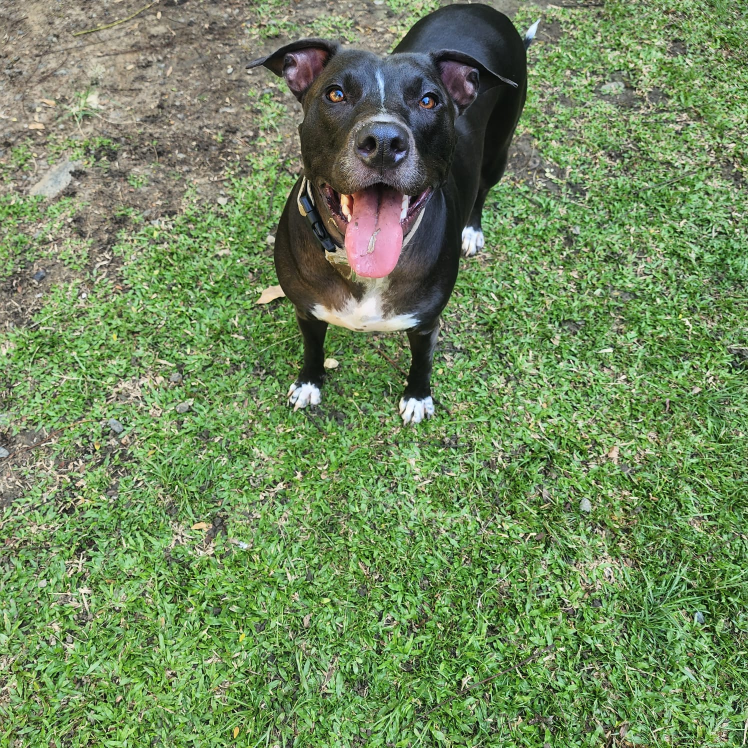
#> input picture RetoMision3/Pictures/Miya.jpeg, 1496 x 1496 px (shown at 1/2 size)
$ python imagenes2.py   (older library calls are emulated)
#> lines starting #> are read from the running program, lines starting #| are printed output that depends on the picture
import cv2
import numpy as np


# Cargar la imagen en color
color_image = cv2.imread('Pictures/Miya.jpeg')
#> color_image is the input picture: shape (1496, 1496, 3); mean B, G, R 93.5, 137.6, 113.6

# Cargar la misma imagen en escala de grises
gray_image = cv2.imread('Pictures/Miya.jpeg', cv2.IMREAD_GRAYSCALE)
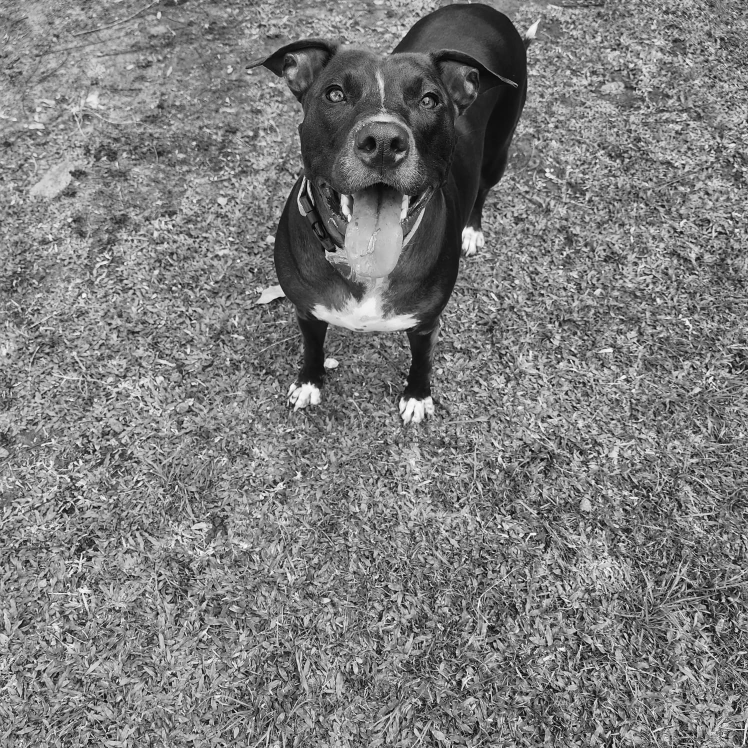
#> gray_image: shape (1496, 1496) (shown at 1/2 size); min 0, max 255, mean 125.4

# Mostrar la imagen en color
cv2.imshow('Miya - Color', color_image)

# Mostrar la imagen en escala de grises
cv2.imshow('Miya - Escala de Grises', gray_image)

# Esperar a que se presione una tecla para cerrar las ventanas
cv2.waitKey(0)
cv2.destroyAllWindows()

# Cargar la imagen original
original_image = cv2.imread('Pictures/Miya.jpeg')

# Rotar la imagen 90 grados en sentido horario
(h, w) = original_image.shape[:2]
#> h = 1496; w = 1496
center = (w // 2, h // 2)
#> center = (748, 748)
rotation_matrix = cv2.getRotationMatrix2D(center, -90, 1.0)  # Ángulo negativo para rotar en sentido horario
rotated_image = cv2.warpAffine(original_image, rotation_matrix, (w, h))
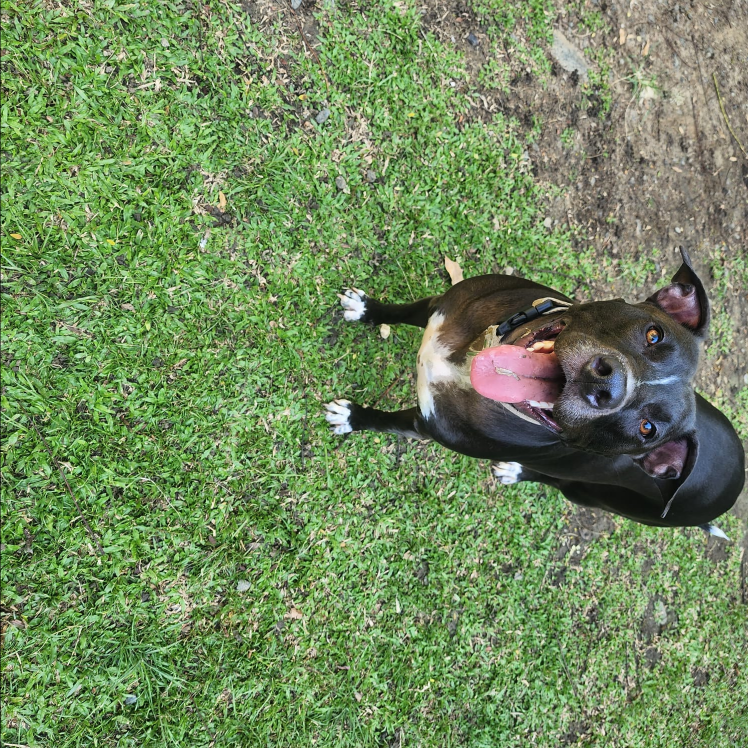
#> rotated_image: shape (1496, 1496, 3) (shown at 1/2 size); mean B, G, R 93.4, 137.5, 113.5

# Escalar la imagen al doble de su tamaño original
scaled_image = cv2.resize(original_image, (w * 2, h * 2))

# Mostrar la imagen rotada
cv2.imshow('Imagen Rotada 90°', rotated_image)

# Mostrar la imagen escalada
cv2.imshow('Imagen Escalada al Doble', scaled_image)

# Esperar a que se presione una tecla para cerrar las ventanas
cv2.waitKey(0)
cv2.destroyAllWindows()

# Cargar la imagen en escala de grises
gray_image = cv2.imread('Pictures/Miya.jpeg', cv2.IMREAD_GRAYSCALE)

# Aplicar un filtro gaussiano para suavizar la imagen
gaussian_blur = cv2.GaussianBlur(gray_image, (5, 5), 0)

# Aplicar un filtro de realce para mejorar los detalles
kernel = np.array([[-1, -1, -1],
                   [-1,  9, -1],
                   [-1, -1, -1]])
sharpened_image = cv2.filter2D(original_image, -1, kernel)
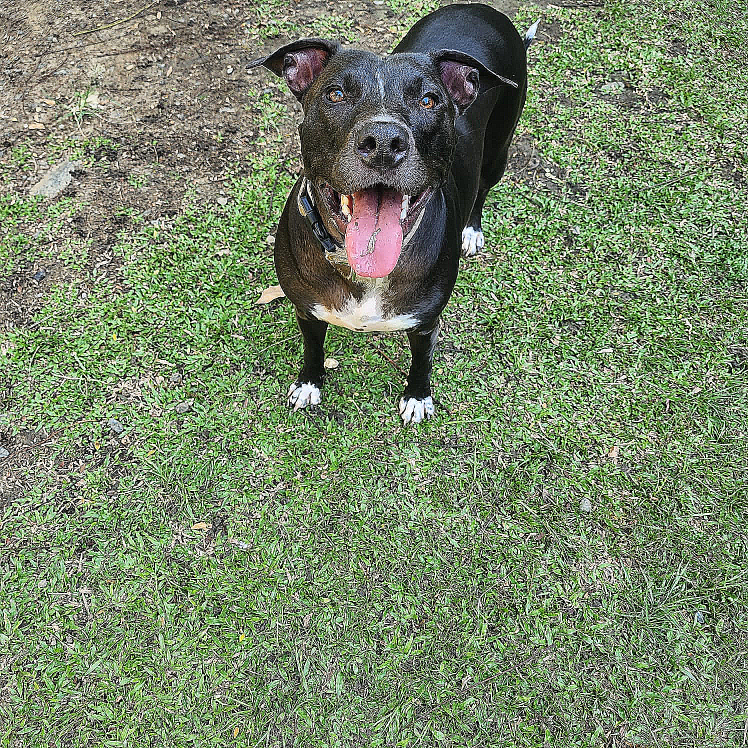
#> sharpened_image: shape (1496, 1496, 3) (shown at 1/2 size); mean B, G, R 106.7, 134.8, 119.9

# Mostrar la imagen suavizada
cv2.imshow('Imagen Suavizada (Filtro Gaussiano)', gaussian_blur)

# Mostrar la imagen realzada
cv2.imshow('Imagen Realzada (Filtro de Afilado)', sharpened_image)

# Esperar a que se presione una tecla para cerrar las ventanas
cv2.waitKey(0)
cv2.destroyAllWindows()

#Detección de bordes
# Cargar la imagen en escala de grises
image = cv2.imread('Pictures/Miya.jpeg', cv2.IMREAD_GRAYSCALE)

# Aplicar el operador Sobel para detectar los bordes
sobelx = cv2.Sobel(image, cv2.CV_64F, 1, 0, ksize=3)
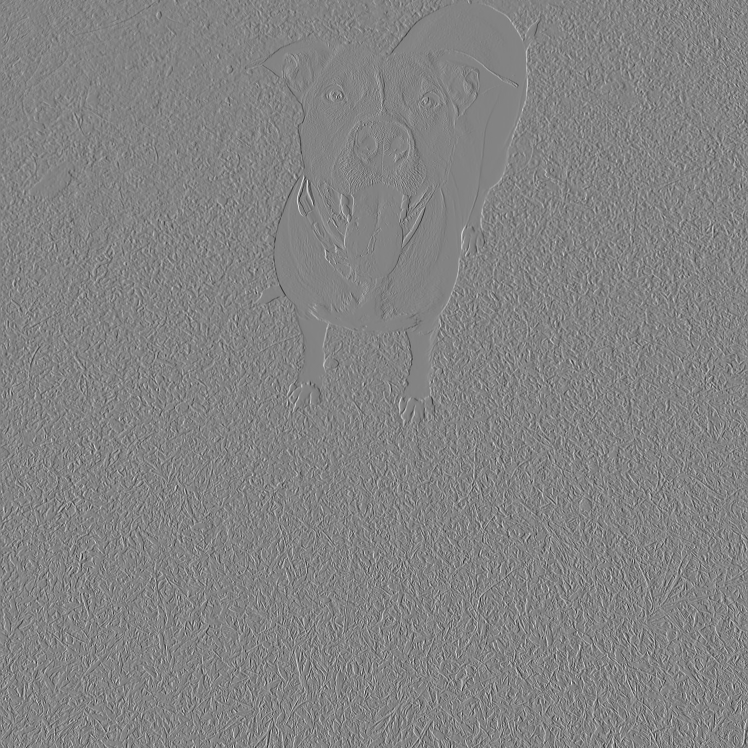
#> sobelx: shape (1496, 1496) float64 (shown at 1/2 size); min -962, max 906, mean -0.1; drawn with min black and max white
sobely = cv2.Sobel(image, cv2.CV_64F, 0, 1, ksize=3)
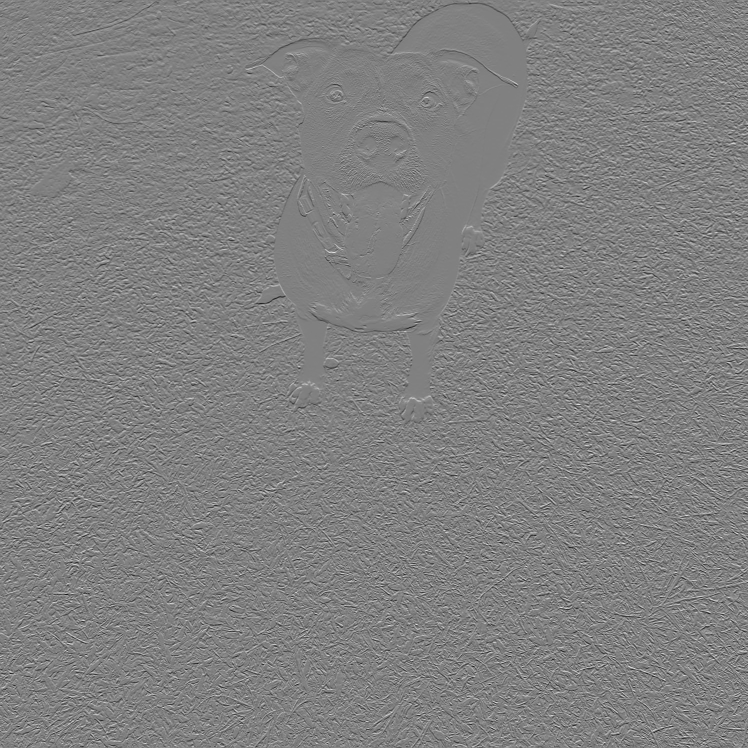
#> sobely: shape (1496, 1496) float64 (shown at 1/2 size); min -908, max 893, mean -0.1; drawn with min black and max white

#Combinar las respuestas en magnitud
edges = cv2.magnitude(sobelx, sobely)
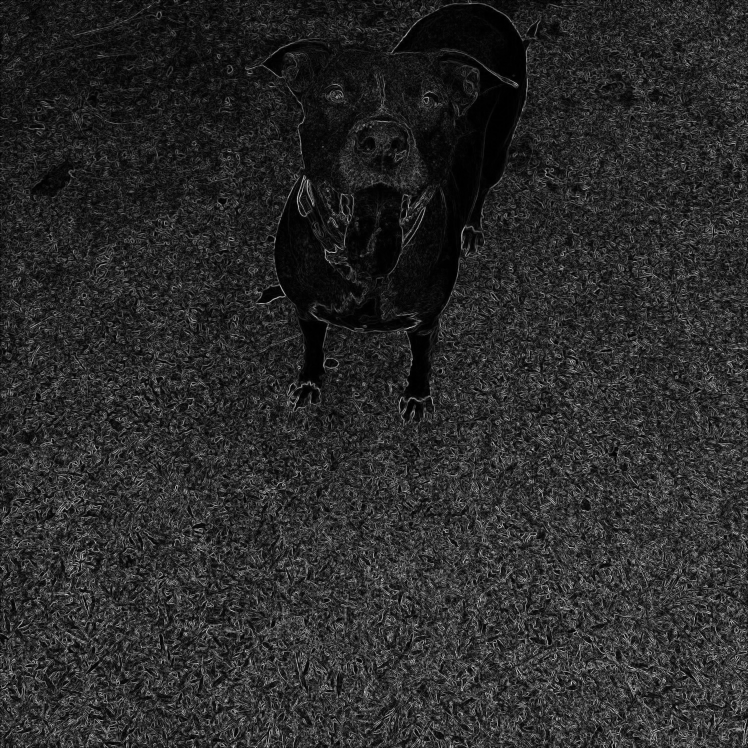
#> edges: shape (1496, 1496) float64 (shown at 1/2 size); min 0, max 963.5, mean 160.6; drawn with min black and max white

#Normalizar los valores para mostrar la imagen correctamente
edges = cv2.normalize(edges, None, 0, 255, cv2.NORM_MINMAX, dtype=cv2.CV_8U)

#Mostrar la imagen con los bordes detectados
cv2.imshow('Miya', edges)
cv2.waitKey(0)
cv2.destroyAllWindows()

$ run again, with RetoMision3/Pictures/Montanas.jpg copied over RetoMision3/Pictures/Miya.jpeg
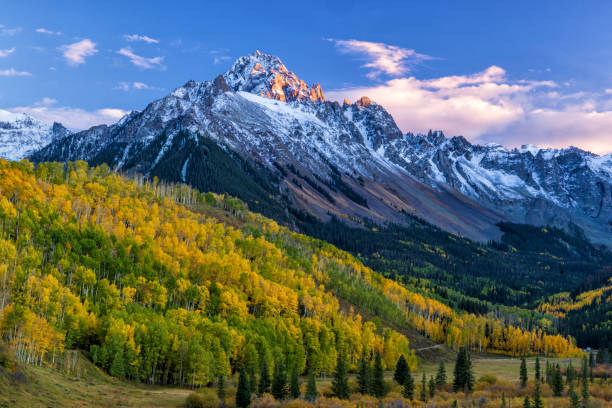
#> input picture RetoMision3/Pictures/Montanas.jpg, 612 x 408 px
#> color_image is the input picture: shape (408, 612, 3); mean B, G, R 108.3, 106.4, 89.6
#> `sobely = cv2.Sobel(image, cv2.CV_64F, 0, 1, ksize=3)`:
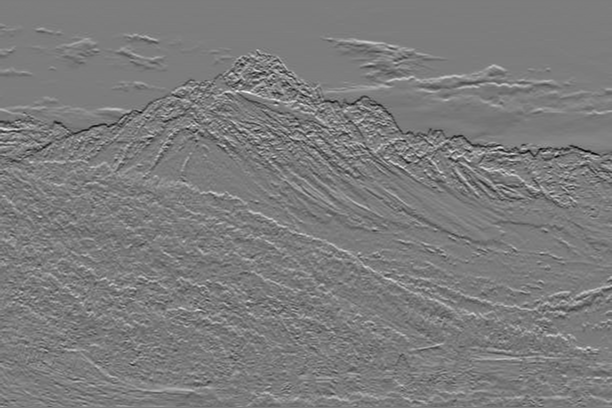
#> sobely: shape (408, 612) float64; min -611, max 638, mean -0.6; drawn with min black and max white
#> `edges = cv2.magnitude(sobelx, sobely)`:
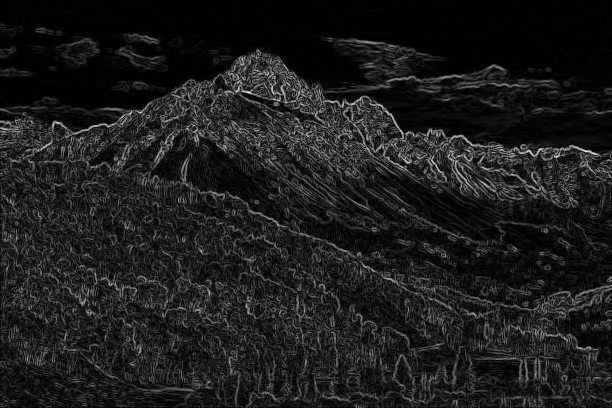
#> edges: shape (408, 612) float64; min 0, max 666.8, mean 76.5; drawn with min black and max white

$ run again, with RetoMision3/Pictures/Nevado.jpg copied over RetoMision3/Pictures/Miya.jpeg
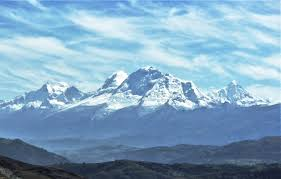
#> input picture RetoMision3/Pictures/Nevado.jpg, 281 x 179 px
#> color_image is the input picture: shape (179, 281, 3); mean B, G, R 192.5, 165.9, 130.4
#> `sobely = cv2.Sobel(image, cv2.CV_64F, 0, 1, ksize=3)`:
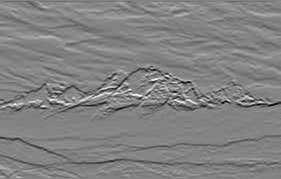
#> sobely: shape (179, 281) float64; min -547, max 512, mean -5.3; drawn with min black and max white
#> `edges = cv2.magnitude(sobelx, sobely)`:
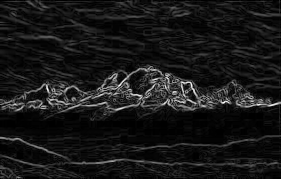
#> edges: shape (179, 281) float64; min 0, max 579.1, mean 54.3; drawn with min black and max white

$ run again, with RetoMision3/Pictures/Rio.jpg copied over RetoMision3/Pictures/Miya.jpeg
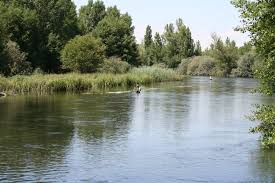
#> input picture RetoMision3/Pictures/Rio.jpg, 275 x 183 px
#> color_image is the input picture: shape (183, 275, 3); mean B, G, R 123, 134.8, 126.5
#> `sobely = cv2.Sobel(image, cv2.CV_64F, 0, 1, ksize=3)`:
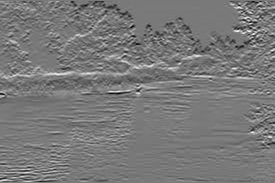
#> sobely: shape (183, 275) float64; min -552, max 605, mean -1.1; drawn with min black and max white
#> `edges = cv2.magnitude(sobelx, sobely)`:
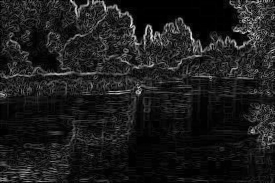
#> edges: shape (183, 275) float64; min 0, max 736.6, mean 82.7; drawn with min black and max white
